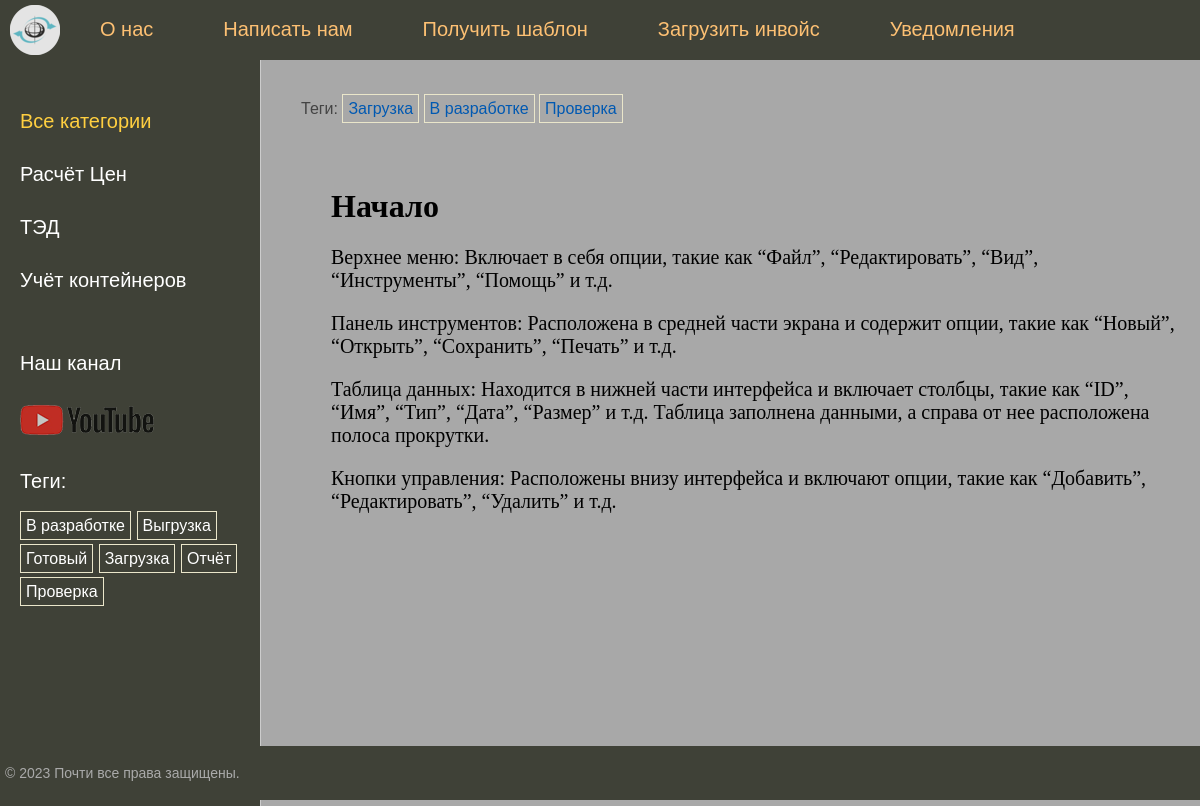
/post/nachalo/, run on the app's committed database.
### trade_logistic/models.py (models this page shows, shortened)
class Category(models.Model):
    class Meta:
        verbose_name = 'Категория'
        verbose_name_plural = 'Категории'
    name = models.CharField(max_length=100, db_index=True, verbose_name='Категории')
    slug = models.SlugField(max_length=255, unique=True, db_index=True, verbose_name='Слаг')
    objects = models.Manager()
    def get_absolute_url(self):
        return reverse('category', kwargs={'cat_slug': self.slug})

class TagPost(models.Model):
    class Meta:
        verbose_name = 'Тэг'
        verbose_name_plural = 'Тэги'
    tag = models.CharField(max_length=100, db_index=True)
    slug = models.SlugField(max_length=255, unique=True, db_index=True)
    objects = models.Manager()
    def get_absolute_url(self):
        return reverse('tag', kwargs={'tag_slug': self.slug})

class TradeLogistic(models.Model):
    class Status(models.IntegerChoices):
        DRAFT = 0, 'Черновик'
        PUBLISHED = 1, 'Опубликовано'
    class Meta:
        verbose_name = 'Торговая логистика'
        verbose_name_plural = 'Торговая логистика'
        ordering = ['time_create']  # для обратного эффекта поставить '-'
        indexes = [models.Index(fields=['-time_create'])]
    title = models.CharField(max_length=255, verbose_name='Заголовок')
    slug = models.SlugField(max_length=255, unique=True, db_index=True, verbose_name='Слаг',
                            validators=[
                                MinLengthValidator(5, 'Минимум 5 символов'),
                                MaxLengthValidator(100, 'Максимум 100 символов')
                            ])
    content = models.TextField(blank=True, verbose_name='Содержание')
    time_create = models.DateTimeField(auto_now_add=True, verbose_name='Время создания')
    time_update = models.DateTimeField(auto_now=True, verbose_name='Время изменения')
    is_published = models.BooleanField(choices=tuple(map(lambda x: (bool(x[0]), x[1]), Status.choices)),
                                       default=Status.PUBLISHED, verbose_name='Статус')
    cat = models.ForeignKey('Category', on_delete=models.PROTECT, related_name='posts', verbose_name='Категории')
    tags = models.ManyToManyField('TagPost', related_name='tags', verbose_name='Теги')
    note = models.OneToOneField('Note', on_delete=models.SET_NULL, null=True, blank=True, related_name='post',
                                verbose_name='Примечание')
    objects = models.Manager()
    published = PublishedManager()
    def __str__(self):
        return self.title

### trade_logistic/views.py (the view)
# urls.py: path('post/<slug:post_slug>/', ShowPost.as_view(), name='post'),
class ShowPost(DataMixin, DetailView):
    model = TradeLogistic
    template_name = 'trade_logistic/post.html'
    slug_url_kwarg = 'post_slug'
    context_object_name = 'post'
    def get_context_data(self, *, object_list=None, **kwargs):
        context = super().get_context_data(**kwargs)
        c_def = self.get_user_context(title=context['post'])
        return dict(list(context.items()) + list(c_def.items()))

### trade_logistic/templatetags/trade_logistic_tags.py (called while the page is built)
@register.inclusion_tag('trade_logistic/list_categories.html')
def show_categories(cat_selected=0):
    cats = Category.objects.annotate(total=Count('posts')).filter(total__gt=0)
    return {'cats': cats, 'cat_selected': cat_selected}

@register.inclusion_tag('trade_logistic/list_tags.html')
def show_all_tags():
    tags = TagPost.objects.annotate(total=Count('tags')).filter(total__gt=0)
    return {'tags': tags}

### trade_logistic/utils.py (called while the page is built)
    def get_user_context(self, **kwargs):
        context = kwargs
        cats = Category.objects.annotate(Count('posts'))
        user_menu = menu.copy()
        if not self.request.user.is_authenticated:
            user_menu.pop(1)
        context['menu'] = user_menu
        context['cats'] = cats
        if 'cat_selected' not in context:
            context['cat_selected'] = 0
        return context

### trade_logistic/templates/trade_logistic/post.html (shortened to what this page needs)
{% extends 'base.html' %}
{% block breadcrumbs %}
{% with post.tags.all as tags %}
{% if tags %}
    <ul class="tags-list">
    <li>Теги:</li>
    {% for t in tags %}
    <li><a href="{{ t.get_absolute_url }}">{{ t.tag }}</a> </li>
    {% endfor %}
    </ul>
{% endif %}
{% endwith %}
{% endblock %}
{% block content %}
<h1>{{ post.title }}</h1>
{{ post.content|linebreaks }}
{% endblock %}

### templates/base.html (shortened to what this page needs)
{% load static %}
{% load trade_logistic_tags %}
<!DOCTYPE html>
<html>
<head>
    <link type="text/css" href="{% static 'trade_logistic/css/styles.css' %}" rel="stylesheet"/>
</head>
<body>
<table class="table-page" border=0 cellpadding="0" cellspacing="0">
    <tr>
        <td valign=top>
            {% block mainmenu %}
            <div class="header">
                <ul id="mainmenu" class="mainmenu">
                    <li class="logo"><a href="{% url 'home' %}">
                        <div class="logo"></div>
                    </a></li>
                    {% for m in menu %}
                    <li><a href="{% url m.url_name %}">{{ m.title }}</a> </li>
                    {% endfor %}
                {% if request.user.is_authenticated %}
				<li class="last"> {{user.username}} | <a href="{% url 'logout' %}">Выйти</a></li>
				{% else %}
				<li class="last"><a href="{% url 'register' %}">Регистрация</a> | <a href="{% url 'login' %}">Войти</a></li>
				{% endif %}
                </ul>
            </div>
            {% endblock mainmenu %}
            <table class="table-content" border=0 cellpadding="0" cellspacing="0">
                <tr>
                    <td valign="top" class="left-chapters">
                        <ul id="leftchapters">
                            {% if cat_selected == 0 %}
                            <li class="selected">Все категории</li>
                            {% else %}
                            <li><a href="{% url 'home' %}">Все категории</a></li>
                            {% endif %}
                            {% for c in cats %}
                            {% if c.posts__count > 0 %}
                            {% if c.pk == cat_selected %}
                            <li class="selected">{{c.name}}</li>
                            {% else %}
                            <li><a href="{{ c.get_absolute_url }}">{{c.name}}</a></li>
                            {% endif %}
                            {% endif %}
                            {% endfor %}
                            <li class="share">
                                <p>Наш канал</p>
                                <a class="share-yt" href="https://www.youtube.com/@beltamozhservice_BY" target="_blank"
                                   rel="nofollow"></a>
                            </li>
                            <li>{% show_all_tags %}</li>
                        </ul>
                    </td>
                    <td valign="top" class="content">
                        {% block breadcrumbs %}
                        {% endblock %}
                        <div class="content-text">
                            {% block content %}
                            {% endblock %}
                        </div>
                    </td>
                </tr>
            </table>
        </td>
    </tr>
    <tr>
        <td valign=top>
            <div id="footer">
                <p>&copy; 2023 Почти все права защищены.</p>
            </div>
        </td>
    </tr>
</table>
</body>
</html>

### trade_logistic/templates/trade_logistic/list_tags.html
{% if tags %}
    <p>Теги:</p>
    <ul class="tags-list">
        {% for t in tags %}
            <li><a href="{{ t.get_absolute_url }}">{{ t.tag }}</a></li>
        {% endfor %}
    </ul>
{% endif %}

### trade_logistic/static/trade_logistic/css/styles.css (style rules this page uses)
html, body { font-family: 'Arial'; margin: 0; padding: 0; height: 100%; width: 100%; color: #444; }
a { color: #0059b2; text-decoration: none; }
.table-page { width: 100%; height: 100%; vertical-align: top; }
.table-page tr { height: 100%; }
.header { background: #3F4137; height: 60px; }
.logo { background: url('../images/logo.png') no-repeat 10px 5px; width: 70px; height: 60px; }
ul.mainmenu { list-style: none; margin: 0; padding: 0; height: 60px; color: #fdc073; font-size: 20px; overflow: hidden; }
ul.mainmenu li { float: left; margin: 18px 40px 0 30px; }
ul.mainmenu li.logo { margin: 0; }
ul.mainmenu li.last { float: right; }
ul.mainmenu li a { color: #fdc073; text-decoration: none; }
.table-content { width: 100%; min-height: 100%; height: 100%; }
.left-chapters { margin: 0; background: #eee; background-color: #3f4137; border-right: 1px solid #ccc; }
.left-chapters ul { width: 230px; margin: 0; padding: 20px 10px 10px 20px; list-style: none; font-size: 20px; }
.left-chapters ul li { margin: 30px 0 0 0; color: #ffffff; }
.left-chapters ul li.selected { color: #FFCF40; }
.left-chapters ul li a { color: #ffffff; text-decoration: none; }
.left-chapters ul li.share { margin: 60px 0 0 0; }
.left-chapters ul li.share p { margin: 30px 0 30px 0; }
.left-chapters ul li.share a { display: inline-block; width: 40px; height: 40px; margin: 0 20px 0 0; }
.left-chapters ul li.share a.share-yt { width: 100%; height: 30px; background: url('../images/share_yt.png') no-repeat 0 0 }
ul.tags-list { width: 100%; margin: 0; padding: 0; list-style: none; }
ul.tags-list li { margin: 0; padding: 0 0 10px; display: inline-block; }
ul.tags-list li a { padding: 5px; font-size: 16px; border: 1px solid #aaa; border-color: #EAE6CA; }
.content { padding: 40px 20px 20px 40px; width: 100%; box-sizing: border-box; background-color: #A8A8A8; }
.content-text { margin: 60px 0 0 30px; color: #000; font-size: 20px; font-family: Yandex Sans Display Light; }
.content-text h1 { font-size: 32px; }
#footer { box-sizing: border-box; background: #3F4137; padding: 5px; color: #aaa; font-size: 14px; font-family: Verdana, Geneva, Arial, Helvetica; text-align: left; overflow: hidden; }

### data on the page
Category: name "Расчёт Цен"
Category: name "ТЭД"
Category: name "Учёт контейнеров"
TagPost: tag "В разработке"
TagPost: tag "Выгрузка"
TagPost: tag "Готовый"
TagPost: tag "Загрузка"
TagPost: tag "Отчёт"
TagPost: tag "Проверка"
TradeLogistic: title "Начало", content "Верхнее меню: Включает в себя опции, такие как “Файл”, “Редактировать”, “Вид”, “Инструменты”, “Помощь” и т.д. Панель инструментов: Расположена в средней части экрана и содержит опции, такие как “Новый”, “Открыть”, “Сохранить”, “Печать” и т.д. Таблица данных: Находится в нижней части интерфейса и включает столбцы, такие как “ID”, “Имя”, “Тип”, “Дата”, “Размер” и т.д. Таблица заполнена данными, а справа от нее расположена полоса прокрутки. Кнопки управления: Расположены внизу интерфейса и включают опции, такие как “Добавить”, “Редактировать”, “Удалить” и т.д."

### other printed values
{{ m.title }} "О нас" "Написать нам" "Получить шаблон" "Загрузить инвойс" "Уведомления"
